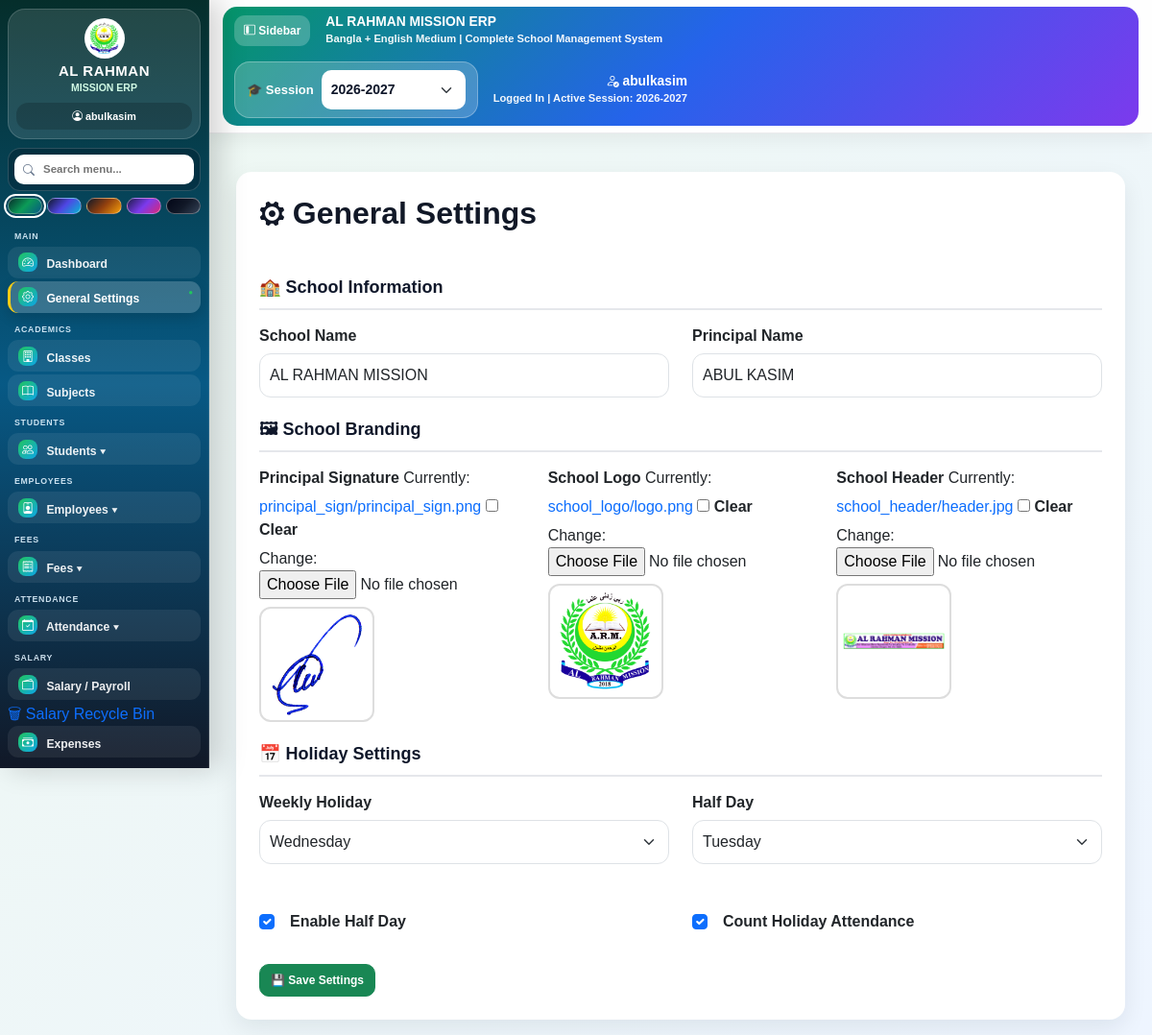
Page /settings/ (signed in) on the committed database.
### settings_app/models.py (models this page shows, shortened)
class GeneralSetting(models.Model):
    DAY_CHOICES = [
        ("Saturday", "Saturday"),
        ("Sunday", "Sunday"),
        ("Monday", "Monday"),
        ("Tuesday", "Tuesday"),
        ("Wednesday", "Wednesday"),
        ("Thursday", "Thursday"),
        ("Friday", "Friday"),
    ]
    school_name = models.CharField(
        max_length=200,
        default="AL RAHMAN MISSION"
    )
    principal_name = models.CharField(
        max_length=150,
        blank=True,
        null=True
    )
    principal_signature = models.ImageField(
        upload_to="principal_sign/",
        blank=True,
        null=True
    )
    school_logo = models.ImageField(
        upload_to="school_logo/",
        blank=True,
        null=True
    )
    school_header = models.ImageField(
        upload_to="school_header/",
        blank=True,
        null=True
    )
    weekly_holiday = models.CharField(
        max_length=20,
        choices=DAY_CHOICES,
        default="Monday",
        help_text="Main weekly holiday for school"
    )
    half_day_enabled = models.BooleanField(
        default=True
    )
    half_day = models.CharField(
        max_length=20,
        choices=DAY_CHOICES,
        default="Friday",
        blank=True,
        null=True,
        help_text="Half-day school day"
    )
    count_holiday_attendance = models.BooleanField(
        default=False,
        help_text="If enabled, holiday will be counted in attendance reports"
    )
    updated_at = models.DateTimeField(auto_now=True)
    class Meta:
        verbose_name = "General Setting"
        verbose_name_plural = "General Settings"

### settings_app/views.py (the view, shortened to what this page needs)
# urls.py: path('', views.general_settings, name='general_settings'),
@login_required
def general_settings(request):
    settings_obj, created = GeneralSetting.objects.get_or_create(id=1)
    form = GeneralSettingForm(
        request.POST or None,
        request.FILES or None,
        instance=settings_obj
    )
    return render(request, 'settings_app/general_settings.html', {
        'form': form
    })

### settings_app/forms.py
class GeneralSettingForm(forms.ModelForm):
    class Meta:
        model = GeneralSetting
        fields = [
            'school_name',
            'principal_name',
            'principal_signature',
            'school_logo',
            'school_header',
            'weekly_holiday',
            'half_day_enabled',
            'half_day',
            'count_holiday_attendance',
        ]
        widgets = {
            'school_name': forms.TextInput(
                attrs={'class': 'form-control'}
            ),
            'principal_name': forms.TextInput(
                attrs={'class': 'form-control'}
            ),
            'weekly_holiday': forms.Select(
                attrs={'class': 'form-select'}
            ),
            'half_day': forms.Select(
                attrs={'class': 'form-select'}
            ),
            'half_day_enabled': forms.CheckboxInput(
                attrs={'class': 'form-check-input'}
            ),
            'count_holiday_attendance': forms.CheckboxInput(
                attrs={'class': 'form-check-input'}
            ),
        }

### core/context_processors.py (called while the page is built)
def get_current_session():
    today = datetime.now()
    year = today.year
    if today.month >= 4:
        return f"{year}-{year + 1}"
    return f"{year - 1}-{year}"

def global_session(request):
    current_year = datetime.now().year
    sessions = []
    for y in range(current_year - 3, current_year + 4):
        sessions.append(f"{y}-{y + 1}")
    selected_session = request.session.get("selected_session")
    if not selected_session:
        selected_session = get_current_session()
    return {
        "sessions": sessions,
        "selected_session": selected_session,
    }

### templates/settings_app/general_settings.html (shortened to what this page needs)
{% extends 'base.html' %}
{% block content %}
<div class="container mt-4">
    <div class="card card-box p-4">
        <h2 class="settings-title mb-4">
            ⚙ General Settings
        </h2>
        <form method="POST" enctype="multipart/form-data">
            <div class="section-title">
                🏫 School Information
            </div>
            <div class="row g-4">
                <div class="col-md-6">
                    <label>
                        School Name
                    </label>
                    {{ form.school_name }}
                </div>
                <div class="col-md-6">
                    <label>
                        Principal Name
                    </label>
                    {{ form.principal_name }}
                </div>
            </div>
            <div class="section-title">
                🖼 School Branding
            </div>
            <div class="row g-4">
                <div class="col-md-4">
                    <label>
                        Principal Signature
                    </label>
                    {{ form.principal_signature }}
                    {% if form.instance.principal_signature %}
                        <div class="mt-2">
                            <img src="{{ form.instance.principal_signature.url }}"
                                 class="preview-img">
                        </div>
                    {% endif %}
                </div>
                <div class="col-md-4">
                    <label>
                        School Logo
                    </label>
                    {{ form.school_logo }}
                    {% if form.instance.school_logo %}
                        <div class="mt-2">
                            <img src="{{ form.instance.school_logo.url }}"
                                 class="preview-img">
                        </div>
                    {% endif %}
                </div>
                <div class="col-md-4">
                    <label>
                        School Header
                    </label>
                    {{ form.school_header }}
                    {% if form.instance.school_header %}
                        <div class="mt-2">
                            <img src="{{ form.instance.school_header.url }}"
                                 class="preview-img">
                        </div>
                    {% endif %}
                </div>
            </div>
            <div class="section-title">
                📅 Holiday Settings
            </div>
            <div class="row g-4">
                <div class="col-md-6">
                    <label>
                        Weekly Holiday
                    </label>
                    {{ form.weekly_holiday }}
                </div>
                <div class="col-md-6">
                    <label>
                        Half Day
                    </label>
                    {{ form.half_day }}
                </div>
                <div class="col-md-6">
                    <div class="form-check mt-4">
                        {{ form.half_day_enabled }}
                        <label class="form-check-label ms-2">
                            Enable Half Day
                        </label>
                    </div>
                </div>
                <div class="col-md-6">
                    <div class="form-check mt-4">
                        {{ form.count_holiday_attendance }}
                        <label class="form-check-label ms-2">
                            Count Holiday Attendance
                        </label>
                    </div>
                </div>
            </div>
            <div class="mt-4">
                <button class="btn btn-success save-btn">
                    💾 Save Settings
                </button>
            </div>
        </form>
    </div>
</div>
{% endblock %}

### templates/base.html (shortened to what this page needs)
<!DOCTYPE html>
<html lang="bn">
<head>
    {% load static %}
    <link href="https://cdn.jsdelivr.net/npm/bootstrap@5.3.3/dist/css/bootstrap.min.css" rel="stylesheet">
    <link href="https://cdn.jsdelivr.net/npm/bootstrap-icons@1.11.3/font/bootstrap-icons.css" rel="stylesheet">
    <link href="https://cdn.jsdelivr.net/npm/select2@4.1.0-rc.0/dist/css/select2.min.css" rel="stylesheet">
</head>
<body>
{% with emp=request.user.employee %}
<div class="app-layout">
    <div class="sidebar no-print" id="erpSidebar">
        <div class="brand-box">
            <img src="{% static 'images/logo.png' %}" class="brand-logo" alt="Logo">
            <h5 class="brand-title">AL RAHMAN</h5>
            <div class="brand-sub">MISSION ERP</div>
            <div class="user-mini">
                {% if request.user.is_authenticated %}
                    <i class="bi bi-person-circle"></i> {{ request.user.username }}
                {% else %}
                    <i class="bi bi-person-circle"></i> Guest
                {% endif %}
            </div>
        </div>
        <div class="sidebar-tools">
            <div class="sidebar-search-box">
                <i class="bi bi-search sidebar-search-icon"></i>
                <input type="text" id="sidebarSearch" class="sidebar-search" placeholder="Search menu...">
            </div>
            <div class="theme-picker" title="Sidebar Design">
                <button type="button" class="theme-dot theme-green" data-theme="green" title="Green Premium"></button>
                <button type="button" class="theme-dot theme-royal" data-theme="royal" title="Royal Blue"></button>
                <button type="button" class="theme-dot theme-gold" data-theme="gold" title="Gold Dark"></button>
                <button type="button" class="theme-dot theme-purple" data-theme="purple" title="Purple Glass"></button>
                <button type="button" class="theme-dot theme-black" data-theme="black" title="Black Pro"></button>
            </div>
        </div>
        <ul class="nav flex-column" id="sidebarMenuList">
            <div class="menu-title">Main</div>
            <li>
                {% if request.user.is_superuser or request.user.is_staff or emp.is_erp_admin %}
                    <a href="/dashboard/" class="nav-link"><i class="bi bi-speedometer2"></i> Dashboard</a>
                {% else %}
                    <a href="{% url 'teacher_dashboard' %}" class="nav-link"><i class="bi bi-speedometer2"></i> Dashboard</a>
                {% endif %}
            </li>
            {% if request.user.is_superuser or request.user.is_staff or emp.is_erp_admin or emp.can_access_settings %}
                <li><a href="{% url 'general_settings' %}" class="nav-link"><i class="bi bi-gear"></i> General Settings</a></li>
            {% endif %}
            {% if request.user.is_superuser or request.user.is_staff or emp.is_erp_admin or emp.can_access_academics %}
                <div class="menu-title">Academics</div>
                <li><a href="/academics/classes/" class="nav-link"><i class="bi bi-building"></i> Classes</a></li>
                <li><a href="/academics/subjects/" class="nav-link"><i class="bi bi-book"></i> Subjects</a></li>
            {% endif %}
            {% if request.user.is_superuser or request.user.is_staff or emp.is_erp_admin or emp.can_access_students %}
                <div class="menu-title">Students</div>
                <li>
                    <a class="nav-link menu-toggle" href="#studentsMenu"><i class="bi bi-people"></i> Students ▾</a>
                </li>
            {% endif %}
            {% if request.user.is_superuser or request.user.is_staff or emp.is_erp_admin or emp.can_access_teachers %}
                <div class="menu-title">Employees</div>
                <li>
                    <a class="nav-link menu-toggle" href="#employeesMenu"><i class="bi bi-person-badge"></i> Employees ▾</a>
                </li>
            {% endif %}
            {% if request.user.is_superuser or request.user.is_staff or emp.is_erp_admin or emp.can_access_fees %}
                <div class="menu-title">Fees</div>
                <li>
                    <a class="nav-link menu-toggle" href="#feesMenu"><i class="bi bi-receipt"></i> Fees ▾</a>
                </li>
            {% endif %}
            {% if request.user.is_superuser or request.user.is_staff or emp.is_erp_admin or emp.can_access_attendance %}
                <div class="menu-title">Attendance</div>
                <li>
                    <a class="nav-link menu-toggle" href="#attendanceMenu"><i class="bi bi-calendar-check"></i> Attendance ▾</a>
                </li>
            {% endif %}
            {% if request.user.is_superuser or request.user.is_staff or emp.is_erp_admin or emp.can_access_payroll %}
                <div class="menu-title">Salary</div>
                <li><a href="{% url 'payroll_dashboard' %}" class="nav-link"><i class="bi bi-wallet2"></i> Salary / Payroll</a></li>
                <li><a href="/payroll/salary/recycle-bin/">🗑 Salary Recycle Bin</a></li>
            {% endif %}
            {% if request.user.is_superuser or request.user.is_staff or emp.is_erp_admin or emp.can_access_expenses %}
                <li><a href="/expenses/" class="nav-link"><i class="bi bi-cash-stack"></i> Expenses</a></li>
            {% endif %}
        </ul>
    </div>
    <div class="main-area">
        <div class="topbar no-print">
            <div class="topbar-card d-flex justify-content-between align-items-center flex-wrap gap-3">
                <div class="d-flex align-items-center gap-3">
                    <button type="button" class="sidebar-toggle-btn" id="desktopSidebarToggle"><i class="bi bi-layout-sidebar-inset"></i> Sidebar</button>
                    <div>
                        <div class="topbar-title">AL RAHMAN MISSION ERP</div>
                        <div class="topbar-sub">Bangla + English Medium | Complete School Management System</div>
                    </div>
                </div>
                <div class="d-flex align-items-center gap-3 flex-wrap">
                    <form method="GET" action="{% url 'set_global_session' %}"
                          style="background:rgba(255,255,255,.20);border:1px solid rgba(255,255,255,.28);padding:8px 12px;border-radius:16px;">
                        <div class="d-flex align-items-center gap-2">
                            <div style="color:white;font-size:13px;font-weight:900;white-space:nowrap;">🎓 Session</div>
                            <select name="session" onchange="this.form.submit()" class="form-select form-select-sm"
                                    style="min-width:150px;border-radius:10px;border:none;font-weight:900;color:#0f172a;">
                                {% for session in sessions %}
                                    <option value="{{ session }}" {% if session == selected_session %}selected{% endif %}>{{ session }}</option>
                                {% empty %}
                                    <option value="{{ selected_session|default:'2025-2026' }}">{{ selected_session|default:'2025-2026' }}</option>
                                {% endfor %}
                            </select>
                        </div>
                    </form>
                    <div class="text-end">
                        {% if request.user.is_authenticated %}
                            <div class="topbar-title"><i class="bi bi-person-check"></i> {{ request.user.username }}</div>
                            <div class="topbar-sub">Logged In | Active Session: {{ selected_session|default:"2025-2026" }}</div>
                        {% else %}
                            <div class="topbar-title">Guest</div>
                        {% endif %}
                    </div>
                </div>
            </div>
        </div>
        <div class="content-area">
            {% block content %}{% endblock %}
        </div>
    </div>
</div>
{% endwith %}
</body>
</html>

### templates/settings_app/general_settings.html (style rules this page uses)
.card-box { border:none; border-radius:20px; box-shadow:0 10px 30px rgba(0,0,0,0.08); }
.settings-title { font-weight:900; color:#111827; }
.form-control, .form-select { border-radius:12px; padding:10px; }
label { font-weight:700; margin-bottom:6px; }
.preview-img { width:120px; height:120px; object-fit:contain; border:2px solid #ddd; border-radius:12px; padding:5px; background:white; }
.save-btn { border-radius:12px; padding:10px 25px; font-weight:700; }
.section-title { font-size:18px; font-weight:800; color:#0f172a; border-bottom:2px solid #e5e7eb; padding-bottom:8px; margin-bottom:15px; margin-top:20px; }

### rows in the picture
GeneralSetting: school_name "AL RAHMAN MISSION", principal_name "ABUL KASIM", instance.principal_signature (picture), instance.school_logo (picture), instance.school_header (picture), weekly_holiday "Wednesday", half_day "Tuesday", half_day_enabled "☑", count_holiday_attendance "☑"

### other values in the picture
{{ request.user.username }} "abulkasim"
{{ selected_session|default:"2025-2026" }} "2026-2027"
form field session "2026-2027"
